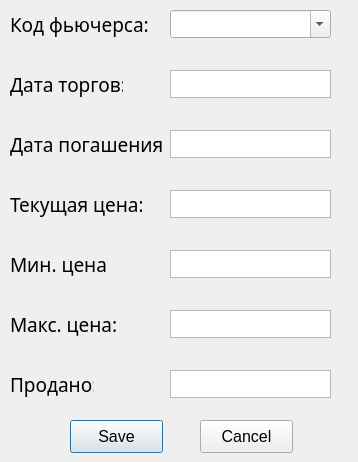
<?xml version="1.0" encoding="UTF-8"?>
<ui version="4.0">
 <class>Dialog</class>
 <widget class="QDialog" name="Dialog">
  <property name="windowModality">
   <enum>Qt::NonModal</enum>
  </property>
  <property name="geometry">
   <rect>
    <x>0</x>
    <y>0</y>
    <width>358</width>
    <height>462</height>
   </rect>
  </property>
  <property name="windowTitle">
   <string>Table &quot;market&quot;</string>
  </property>
  <property name="windowIcon">
   <iconset>
    <normaloff>../icon/table.png</normaloff>../icon/table.png</iconset>
  </property>
  <widget class="QLabel" name="label">
   <property name="geometry">
    <rect>
     <x>10</x>
     <y>10</y>
     <width>139</width>
     <height>28</height>
    </rect>
   </property>
   <property name="font">
    <font>
     <family>Bahnschrift Light SemiCondensed</family>
     <pointsize>14</pointsize>
     <weight>50</weight>
     <bold>false</bold>
    </font>
   </property>
   <property name="text">
    <string>Код фьючерса:</string>
   </property>
  </widget>
  <widget class="QLabel" name="label_2">
   <property name="geometry">
    <rect>
     <x>10</x>
     <y>70</y>
     <width>113</width>
     <height>28</height>
    </rect>
   </property>
   <property name="font">
    <font>
     <family>Bahnschrift Light SemiCondensed</family>
     <pointsize>14</pointsize>
     <weight>50</weight>
     <bold>false</bold>
    </font>
   </property>
   <property name="text">
    <string>Дата торгов:</string>
   </property>
  </widget>
  <widget class="QLabel" name="label_3">
   <property name="geometry">
    <rect>
     <x>10</x>
     <y>130</y>
     <width>153</width>
     <height>28</height>
    </rect>
   </property>
   <property name="font">
    <font>
     <family>Bahnschrift Light SemiCondensed</family>
     <pointsize>14</pointsize>
     <weight>50</weight>
     <bold>false</bold>
    </font>
   </property>
   <property name="text">
    <string>Дата погашения:</string>
   </property>
  </widget>
  <widget class="QLabel" name="label_4">
   <property name="geometry">
    <rect>
     <x>10</x>
     <y>190</y>
     <width>132</width>
     <height>28</height>
    </rect>
   </property>
   <property name="font">
    <font>
     <family>Bahnschrift Light SemiCondensed</family>
     <pointsize>14</pointsize>
     <weight>50</weight>
     <bold>false</bold>
    </font>
   </property>
   <property name="text">
    <string>Текущая цена:</string>
   </property>
  </widget>
  <widget class="QLabel" name="label_5">
   <property name="geometry">
    <rect>
     <x>10</x>
     <y>250</y>
     <width>97</width>
     <height>28</height>
    </rect>
   </property>
   <property name="font">
    <font>
     <family>Bahnschrift Light SemiCondensed</family>
     <pointsize>14</pointsize>
     <weight>50</weight>
     <bold>false</bold>
    </font>
   </property>
   <property name="text">
    <string>Мин. цена:</string>
   </property>
  </widget>
  <widget class="QLabel" name="label_6">
   <property name="geometry">
    <rect>
     <x>10</x>
     <y>310</y>
     <width>106</width>
     <height>28</height>
    </rect>
   </property>
   <property name="font">
    <font>
     <family>Bahnschrift Light SemiCondensed</family>
     <pointsize>14</pointsize>
     <weight>50</weight>
     <bold>false</bold>
    </font>
   </property>
   <property name="text">
    <string>Макс. цена:</string>
   </property>
  </widget>
  <widget class="QLabel" name="label_7">
   <property name="geometry">
    <rect>
     <x>10</x>
     <y>370</y>
     <width>84</width>
     <height>28</height>
    </rect>
   </property>
   <property name="font">
    <font>
     <family>Bahnschrift Light SemiCondensed</family>
     <pointsize>14</pointsize>
     <weight>50</weight>
     <bold>false</bold>
    </font>
   </property>
   <property name="text">
    <string>Продано:</string>
   </property>
  </widget>
  <widget class="QTextEdit" name="textEdit_2">
   <property name="geometry">
    <rect>
     <x>170</x>
     <y>70</y>
     <width>161</width>
     <height>28</height>
    </rect>
   </property>
  </widget>
  <widget class="QTextEdit" name="textEdit_3">
   <property name="geometry">
    <rect>
     <x>170</x>
     <y>130</y>
     <width>161</width>
     <height>28</height>
    </rect>
   </property>
  </widget>
  <widget class="QTextEdit" name="textEdit_4">
   <property name="geometry">
    <rect>
     <x>170</x>
     <y>190</y>
     <width>161</width>
     <height>28</height>
    </rect>
   </property>
  </widget>
  <widget class="QTextEdit" name="textEdit_5">
   <property name="geometry">
    <rect>
     <x>170</x>
     <y>250</y>
     <width>161</width>
     <height>28</height>
    </rect>
   </property>
  </widget>
  <widget class="QTextEdit" name="textEdit_6">
   <property name="geometry">
    <rect>
     <x>170</x>
     <y>310</y>
     <width>161</width>
     <height>28</height>
    </rect>
   </property>
  </widget>
  <widget class="QTextEdit" name="textEdit_7">
   <property name="geometry">
    <rect>
     <x>170</x>
     <y>370</y>
     <width>161</width>
     <height>28</height>
    </rect>
   </property>
  </widget>
  <widget class="QPushButton" name="pushButton">
   <property name="geometry">
    <rect>
     <x>70</x>
     <y>420</y>
     <width>93</width>
     <height>33</height>
    </rect>
   </property>
   <property name="font">
    <font>
     <pointsize>12</pointsize>
    </font>
   </property>
   <property name="text">
    <string>Save</string>
   </property>
  </widget>
  <widget class="QPushButton" name="pushButton_2">
   <property name="geometry">
    <rect>
     <x>200</x>
     <y>420</y>
     <width>93</width>
     <height>33</height>
    </rect>
   </property>
   <property name="font">
    <font>
     <pointsize>12</pointsize>
    </font>
   </property>
   <property name="text">
    <string>Cancel</string>
   </property>
  </widget>
  <widget class="QComboBox" name="comboBox">
   <property name="geometry">
    <rect>
     <x>170</x>
     <y>10</y>
     <width>161</width>
     <height>28</height>
    </rect>
   </property>
   <property name="editable">
    <bool>true</bool>
   </property>
  </widget>
 </widget>
 <resources/>
 <connections/>
</ui>
